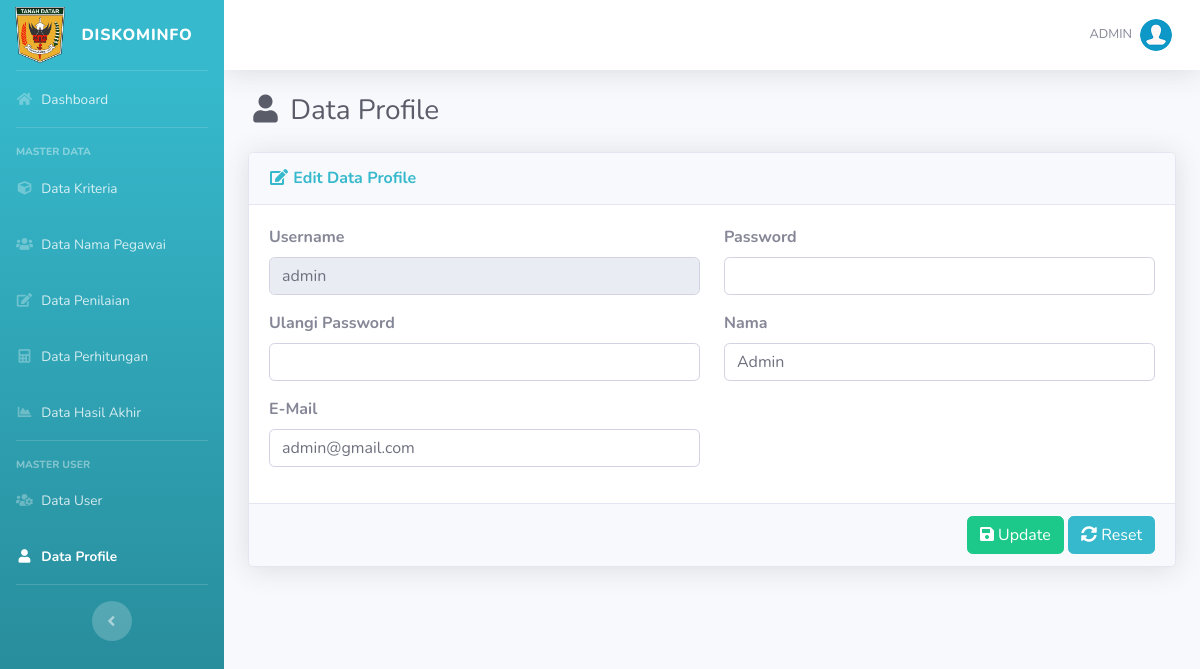
Page /list-profile.php (signed in) on the committed database.
### tables this page shows
CREATE TABLE `user` (
  `id_user` int(5) NOT NULL,
  `username` varchar(16) NOT NULL,
  `password` varchar(50) NOT NULL,
  `nis` varchar(30) DEFAULT NULL,
  `nama` varchar(70) NOT NULL,
  `email` varchar(50) DEFAULT NULL,
  `jk` varchar(30) DEFAULT NULL,
  `role` char(1) NOT NULL
);

### includes/functions.php (called while the page is built, shortened)
<?php
function get_role() {
	if(isset($_SESSION['user_id']) && isset($_SESSION['role'])) {
		if($_SESSION['role'] == '1') {
			return 'admin';
		} else {
			return 'user';
		}
	} else {
		return false;
	}
}
?>

### list-profile.php (the view, shortened to what this page needs)
<?php require_once('includes/init.php');
$user_role = get_role();
if($user_role == 'admin' || $user_role == 'user') {
?>
<?php
$id_user = $_SESSION["user_id"];
?>
<?php
require_once('template/header.php');
?>
<div class="d-sm-flex align-items-center justify-content-between mb-4">
    <h1 class="h3 mb-0 text-gray-800"><i class="fas fa-fw fa-user"></i> Data Profile</h1>
</div>
<form action="" method="post">
	<div class="card shadow mb-4">
		<div class="card-header py-3">
			<h6 class="m-0 font-weight-bold text-info"><i class="fas fa-fw fa-edit"></i> Edit Data Profile</h6>
		</div>
		<?php
		if(!$id_user) {
		?>
		<div class="card-body">
			<div class="alert alert-danger">Data tidak ada</div>
		</div>
		<?php
		}else{
		$data = mysqli_query($koneksi,"SELECT * FROM user WHERE id_user='$id_user'");
		$cek = mysqli_num_rows($data);
		if($cek <= 0) {
		?>
		<div class="card-body">
			<div class="alert alert-danger">Data tidak ada</div>
		</div>
		<?php
		}else{
			while($d = mysqli_fetch_array($data)){
		?>
		<div class="card-body">
			<div class="row">
				<div class="form-group col-md-6">
					<label class="font-weight-bold">Username</label>
					<input autocomplete="off" type="text" readonly required value="<?php echo $d['username']; ?>" class="form-control"/>
				</div>
				<div class="form-group col-md-6">
					<label class="font-weight-bold">Password</sub></label>
					<input autocomplete="off" type="password" name="password" class="form-control"/>
				</div>
				<div class="form-group col-md-6">
					<label class="font-weight-bold">Ulangi Password</label>
					<input autocomplete="off" type="password" name="password2" class="form-control"/>
				</div>
				<div class="form-group col-md-6">
					<label class="font-weight-bold">Nama</label>
					<input autocomplete="off" type="text" name="nama" required value="<?php echo $d['nama']; ?>" class="form-control"/>
				</div>
				<div class="form-group col-md-6">
					<label class="font-weight-bold">E-Mail</label>
					<input autocomplete="off" type="email" name="email" required value="<?php echo $d['email']; ?>" class="form-control"/>
				</div>
			</div>
		</div>
		<div class="card-footer text-right">
            <button name="submit" value="submit" type="submit" class="btn btn-success"><i class="fa fa-save"></i> Update</button>
            <button type="reset" class="btn btn-info"><i class="fa fa-sync-alt"></i> Reset</button>
        </div>
	</div>
	<?php
		}
		}
		}
	?>
</form>
<?php
require_once('template/footer.php');
}else {
	header('Location: login.php');
}
?>

### rows in the picture
user: username "admin", nama "Admin", email "admin@gmail.com"

### other values in the picture
$_SESSION['username'] "ADMIN"
